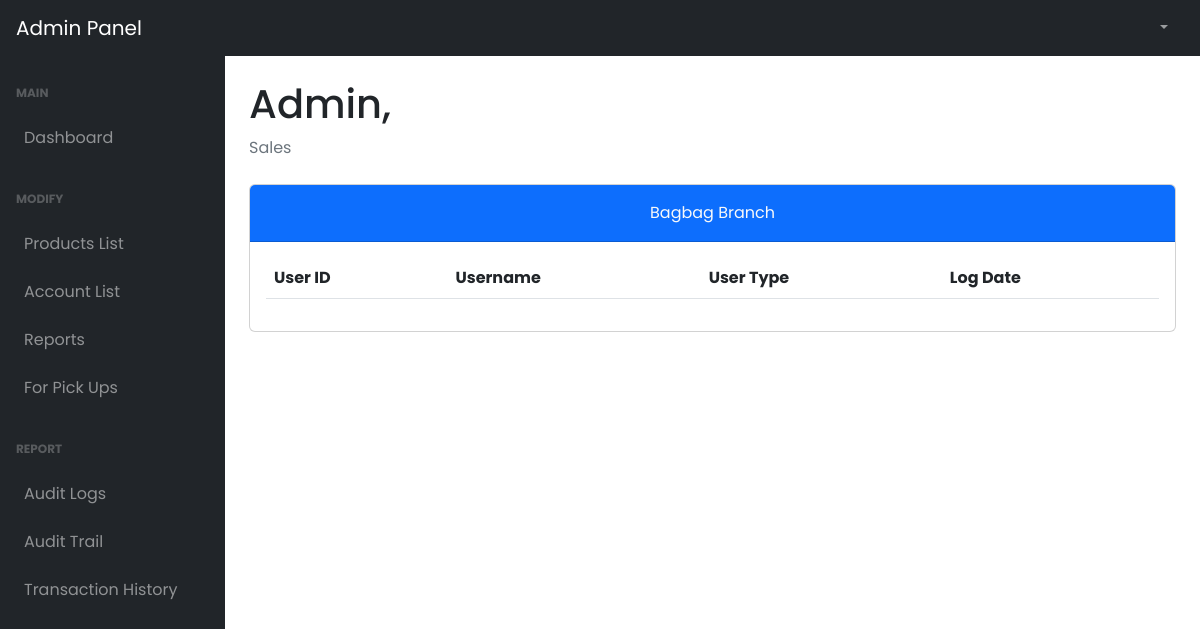
The app's page /admin/auditlogs.php (signed in), older data.
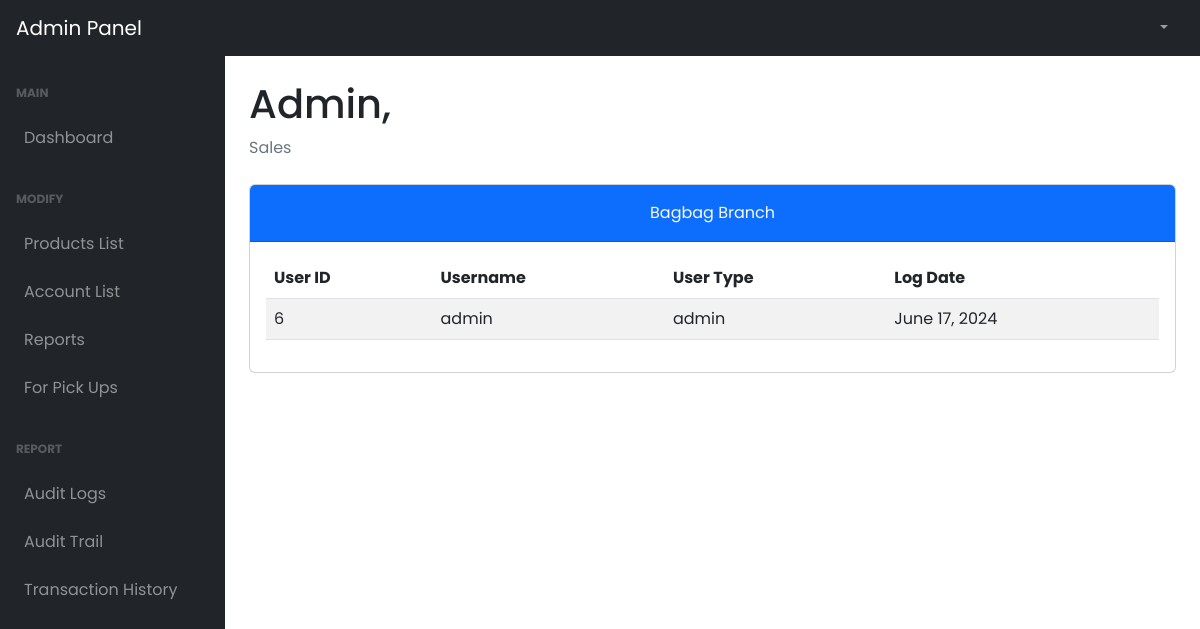
The same page, newer data.
### tables this page shows
CREATE TABLE `tbl_audit_log` (
  `log_user_id` int(11) DEFAULT NULL,
  `log_username` varchar(50) DEFAULT NULL,
  `log_user_type` varchar(50) DEFAULT NULL,
  `log_date` timestamp NULL DEFAULT current_timestamp()
);

CREATE TABLE `tbl_role` (
  `role_id` int(11) NOT NULL,
  `role_name` varchar(50) NOT NULL
);

### admin/auditlogs.php (the view, shortened to what this page needs)
<!DOCTYPE html>
<html lang="en">
  <head>
    <link href="../plugins/dataTables.bootstrap5.min.css" rel="stylesheet" />
    <link href="../plugins/responsive.bootstrap5.min.css" rel="stylesheet" />
    <link href="../styles/bootstrap5-min.css" rel="stylesheet" />
    <link href="../styles/card-general.css" rel="stylesheet" />
  </head>
  <body class="sb-nav-fixed">
    <?php require_once("./navbar.php"); ?>
    <div id="layoutSidenav">
      <?php require_once("./sidebar.php"); ?>
      <div id="layoutSidenav_content">
        <main>
          <div class="container-fluid px-4">
            <h1 class="mt-4" id="full_name">Admin,</h1>
            <ol class="breadcrumb mb-4">
              <li class="breadcrumb-item active">Sales</li>
            </ol>
              <div class="card mb-5">
                    <div class="card-header bg-primary pt-3">
                        <div class="text-center">
                            <p class="card-title text-light">Bagbag Branch
                        </div>
                    </div>
                    <div class="card-body">
                      <table id="userAuditLogs" class="table table-striped nowrap" style="width:100%">
                        <thead>
                          <tr>
                            <th>User ID</th>
                            <th>Username</th>
                            <th>User Type</th>
                            <th>Log Date</th>
                          </tr>
                        </thead>
                        <tbody>
                          <?php
                            $query = "SELECT tl.*, tr.role_name FROM tbl_audit_log tl
                            INNER JOIN tbl_role tr ON tr.role_id = tl.log_user_type;";
                            $stmt = $conn->prepare($query);
                            $stmt->execute();
                            $result = $stmt->get_result();
                              while ($data = $result->fetch_assoc()) {
                                $dateObject = new DateTime($data["log_date"]);
                          ?>
                          <tr>
                            <td><?php echo $data['log_user_id'];?></td>
                            <td><?php echo $data['log_username'];?></td>
                            <td><?php echo $data['role_name'];?></td>
                            <td><?php echo $dateObject->format('F j, Y'); ?></td>
                          </tr>
                          <?php
                            }
                          ?>
                        </tbody>
                      </table>
                    </div>
                  </div>
            </div>
      </main>
    </div>
  </div>
    <link rel="stylesheet" href="../styles/dataTables.min.css">
  </body>
</html>

Row changes from the older to the newer data that the page shows:
added tbl_audit_log: log_user_id "6", log_username "admin", tbl_role.role_name "admin", log_date "June 17, 2024"
